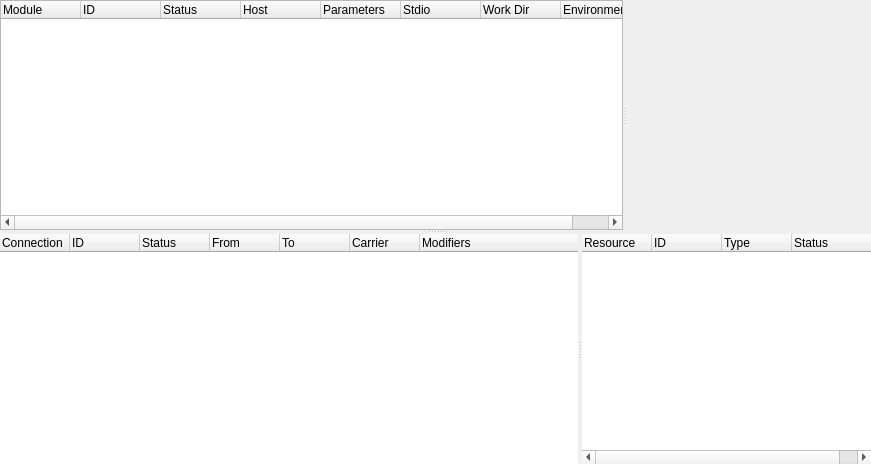
<?xml version="1.0" encoding="UTF-8"?>
<ui version="4.0">
 <class>ApplicationViewWidget</class>
 <widget class="QWidget" name="ApplicationViewWidget">
  <property name="geometry">
   <rect>
    <x>0</x>
    <y>0</y>
    <width>871</width>
    <height>464</height>
   </rect>
  </property>
  <property name="windowTitle">
   <string>Form</string>
  </property>
  <layout class="QGridLayout" name="gridLayout_3">
   <property name="leftMargin">
    <number>0</number>
   </property>
   <property name="topMargin">
    <number>0</number>
   </property>
   <property name="rightMargin">
    <number>0</number>
   </property>
   <property name="bottomMargin">
    <number>0</number>
   </property>
   <item row="0" column="0">
    <widget class="QSplitter" name="mainSplietter">
     <property name="orientation">
      <enum>Qt::Vertical</enum>
     </property>
     <widget class="QWidget" name="topWidget" native="true">
      <layout class="QGridLayout" name="gridLayout">
       <property name="leftMargin">
        <number>0</number>
       </property>
       <property name="topMargin">
        <number>0</number>
       </property>
       <property name="rightMargin">
        <number>0</number>
       </property>
       <property name="bottomMargin">
        <number>0</number>
       </property>
       <item row="0" column="0">
        <widget class="QSplitter" name="splitter">
         <property name="orientation">
          <enum>Qt::Horizontal</enum>
         </property>
         <widget class="CustomTreeWidget" name="moduleList">
          <property name="styleSheet">
           <string notr="true">/*alternate-background-color: rgb(200, 200, 200);
background-color: rgb(255, 255, 255);*/
</string>
          </property>
          <property name="rootIsDecorated">
           <bool>false</bool>
          </property>
          <attribute name="headerDefaultSectionSize">
           <number>80</number>
          </attribute>
          <column>
           <property name="text">
            <string>Module</string>
           </property>
          </column>
          <column>
           <property name="text">
            <string>ID</string>
           </property>
          </column>
          <column>
           <property name="text">
            <string>Status</string>
           </property>
          </column>
          <column>
           <property name="text">
            <string>Host</string>
           </property>
          </column>
          <column>
           <property name="text">
            <string>Parameters</string>
           </property>
          </column>
          <column>
           <property name="text">
            <string>Stdio</string>
           </property>
          </column>
          <column>
           <property name="text">
            <string>Work Dir</string>
           </property>
          </column>
          <column>
           <property name="text">
            <string>Environment</string>
           </property>
          </column>
         </widget>
         <widget class="QWidget" name="builderContainer" native="true"/>
        </widget>
       </item>
      </layout>
     </widget>
     <widget class="QWidget" name="bottomWidget" native="true">
      <layout class="QGridLayout" name="gridLayout_2">
       <property name="leftMargin">
        <number>0</number>
       </property>
       <property name="topMargin">
        <number>0</number>
       </property>
       <property name="rightMargin">
        <number>0</number>
       </property>
       <property name="bottomMargin">
        <number>0</number>
       </property>
       <item row="0" column="0">
        <widget class="QSplitter" name="splitter_2">
         <property name="orientation">
          <enum>Qt::Horizontal</enum>
         </property>
         <widget class="CustomTreeWidget" name="connectionList">
          <property name="sizePolicy">
           <sizepolicy hsizetype="Expanding" vsizetype="Expanding">
            <horstretch>2</horstretch>
            <verstretch>0</verstretch>
           </sizepolicy>
          </property>
          <property name="styleSheet">
           <string notr="true">/*alternate-background-color: rgb(200, 200, 200);
background-color: rgb(255, 255, 255);*/
</string>
          </property>
          <property name="frameShape">
           <enum>QFrame::NoFrame</enum>
          </property>
          <property name="rootIsDecorated">
           <bool>false</bool>
          </property>
          <attribute name="headerDefaultSectionSize">
           <number>70</number>
          </attribute>
          <column>
           <property name="text">
            <string>Connection</string>
           </property>
          </column>
          <column>
           <property name="text">
            <string>ID</string>
           </property>
          </column>
          <column>
           <property name="text">
            <string>Status</string>
           </property>
          </column>
          <column>
           <property name="text">
            <string>From</string>
           </property>
          </column>
          <column>
           <property name="text">
            <string>To</string>
           </property>
          </column>
          <column>
           <property name="text">
            <string>Carrier</string>
           </property>
          </column>
          <column>
           <property name="text">
            <string>Modifiers</string>
           </property>
          </column>
         </widget>
         <widget class="CustomTreeWidget" name="resourcesList">
          <property name="sizePolicy">
           <sizepolicy hsizetype="Expanding" vsizetype="Expanding">
            <horstretch>1</horstretch>
            <verstretch>0</verstretch>
           </sizepolicy>
          </property>
          <property name="styleSheet">
           <string notr="true">/*alternate-background-color: rgb(200, 200, 200);
background-color: rgb(255, 255, 255);*/
</string>
          </property>
          <property name="frameShape">
           <enum>QFrame::NoFrame</enum>
          </property>
          <property name="rootIsDecorated">
           <bool>false</bool>
          </property>
          <attribute name="headerDefaultSectionSize">
           <number>70</number>
          </attribute>
          <column>
           <property name="text">
            <string>Resource</string>
           </property>
          </column>
          <column>
           <property name="text">
            <string>ID</string>
           </property>
          </column>
          <column>
           <property name="text">
            <string>Type</string>
           </property>
          </column>
          <column>
           <property name="text">
            <string>Status</string>
           </property>
          </column>
         </widget>
        </widget>
       </item>
      </layout>
     </widget>
    </widget>
   </item>
  </layout>
 </widget>
 <customwidgets>
  <customwidget>
   <class>CustomTreeWidget</class>
   <extends>QTreeWidget</extends>
   <header>customtreewidget.h</header>
  </customwidget>
 </customwidgets>
 <resources/>
 <connections/>
</ui>
